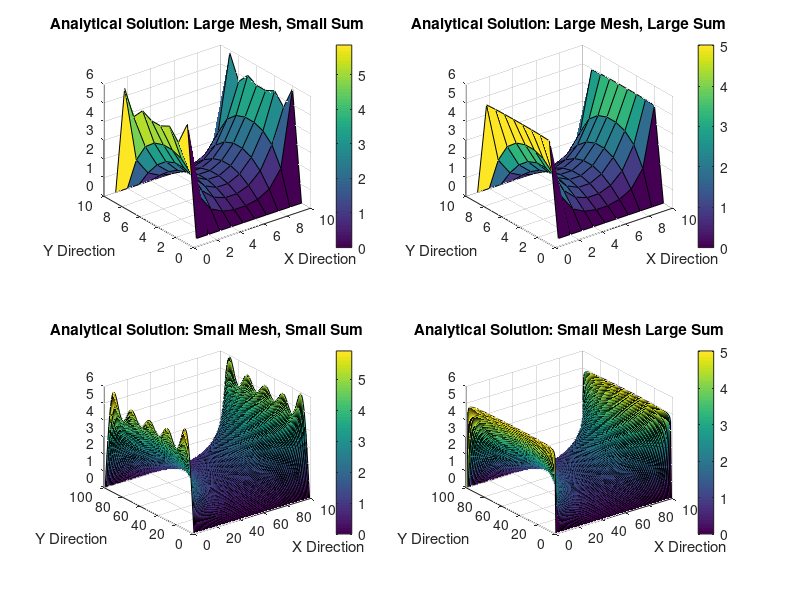

Source code (MATLAB):
%XXXXXXXXXXXXXXXXXXXXXXXXXXXXXXXXXXXXXXXXXXXXXXXXXXXXXXXXXXXXXXXXXXXXXXXXXXXXX
% Analytical Solution 
W = 60;
L = 90;
V0 = 5;
a = W;
b = L/2;
n1 = 10;
n2 = 200;
num1 = 10; % Sets the number of meshes used
num2 = 100; 
X1 = linspace(-L/2,L/2,num1);
Y1 = linspace(0,W,num1);
[nx1,ny1] = meshgrid(X1,Y1);
X2 = linspace(-L/2,L/2,num2);
Y2 = linspace(0,W,num2);
[nx2,ny2] = meshgrid(X2,Y2);

V_analytical1 = zeros(num1,num1);% small sum n1, small mesh number num1 
V_analytical2 = zeros(num1,num1);% large sum n2, small mesh number num1
V_analytical3 = zeros(num2,num2);% small sum n1, large mesh number num2 
V_analytical4 = zeros(num2,num2);% large sum n2, large mesh number num2 

for n = 1:2:n1
    V_analytical1 = V_analytical1 + (1/n).*(cosh((n*pi.*nx1)./(a))./cosh((n*pi*(b))/(a))).*sin((n*pi.*ny1)./(a));
end 

for n = 1:2:n2
    V_analytical2 = V_analytical2 + (1/n).*(cosh((n*pi.*nx1)./(a))./cosh((n*pi*(b))/(a))).*sin((n*pi.*ny1)./(a));
end  

for n = 1:2:n1
    V_analytical3 = V_analytical3 + (1/n).*(cosh((n*pi.*nx2)./(a))./cosh((n*pi*(b))/(a))).*sin((n*pi.*ny2)./(a));
end  

for n = 1:2:n2
    V_analytical4 = V_analytical4 + (1/n).*(cosh((n*pi.*nx2)./(a))./cosh((n*pi*(b))/(a))).*sin((n*pi.*ny2)./(a));
end  

V_analytical1 = (4*V0/pi).*V_analytical1;
V_analytical2 = (4*V0/pi).*V_analytical2;
V_analytical3 = (4*V0/pi).*V_analytical3;
V_analytical4 = (4*V0/pi).*V_analytical4;

figure(4)
subplot(2,2,1)
surf(V_analytical1)
title('Analytical Solution: Large Mesh, Small Sum')
xlabel('X Direction')
ylabel('Y Direction')
colorbar
grid on

subplot(2,2,2)
surf(V_analytical2)
title('Analytical Solution: Large Mesh, Large Sum')
xlabel('X Direction')
ylabel('Y Direction')
colorbar
grid on

subplot(2,2,3)
surf(V_analytical3)
title('Analytical Solution: Small Mesh, Small Sum')
xlabel('X Direction')
ylabel('Y Direction')
colorbar
grid on

subplot(2,2,4)
surf(V_analytical4)
title('Analytical Solution: Small Mesh Large Sum')
xlabel('X Direction')
ylabel('Y Direction')
colorbar
grid on